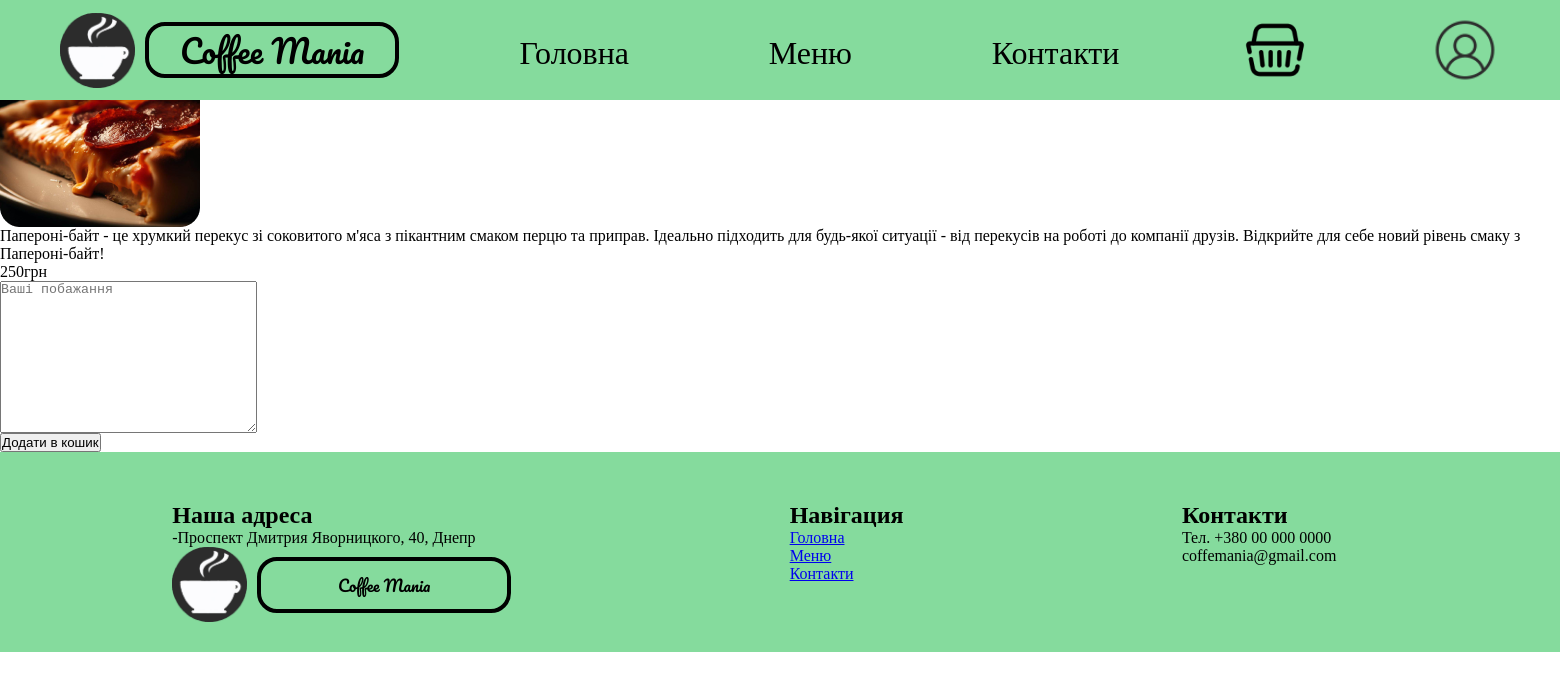
/menu/1, run on an earlier commit of the app's database.
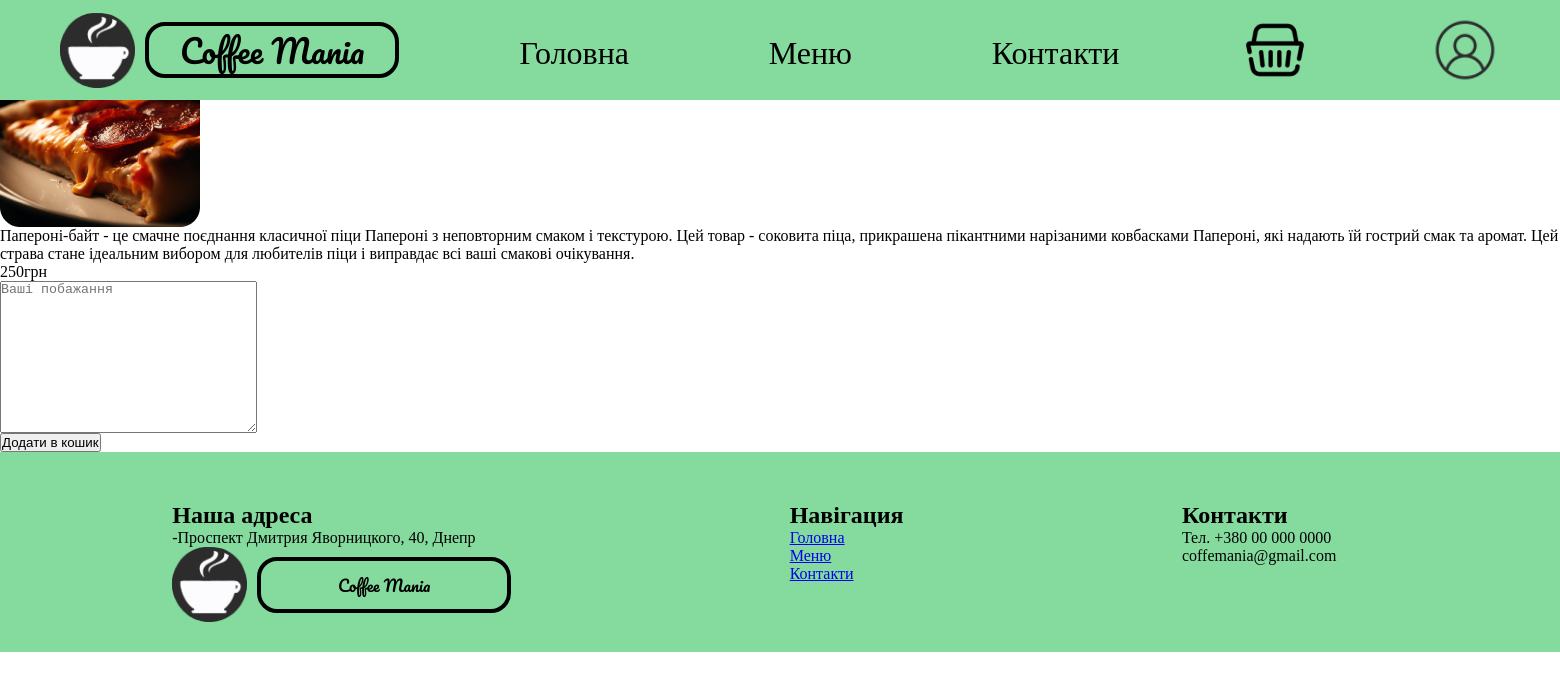
And on a later commit of the database.
### shop/models.py (models this page shows, shortened)
class Product(models.Model):
    name = models.CharField(max_length=255)
    image = models.ImageField(upload_to= "products")
    description = models.TextField()
    price = models.CharField(max_length=255)
    def get_absolute_url(self):
        return reverse('product', kwargs = {'product_pk': self.pk})

### shop/views.py (the view, shortened to what this page needs)
# urls.py: path('menu/<product_pk>', show_product, name = 'product'),
def show_product(request, product_pk):
    product = get_object_or_404(Product, pk=product_pk)
    return render(request, 'product/product.html', context={'product': product})

### shop/templates/product/product.html (shortened to what this page needs)
{% extends 'base/base.html' %}
{% block content %}
<div id="content">
    <div class="product-row">
        <h2>{{ product.name }}</h2>
        <img src="{{ product.image.url }}" alt="{{ product.name }}">
        <p class="product-description">{{ product.description }}</p>
        <p class="product-price">{{ product.price }}грн</p>
        <form method="post" id="basket_form">
            <p><textarea name="user-note" cols="30" rows="10" placeholder="Ваші побажання" required></textarea></p>
            <p><button class="add-product-button">Додати в кошик</button></p>
        </form>
    </div>
</div>
{% endblock %}

What changed in the data, as far as the page shows it:
changed Product: description "Папероні-байт - це хрумкий перекус зі соковитого м'яса з пікантним смаком перцю та приправ. Ідеально підходить для будь-якої ситуації - від перекусів на роботі до компанії друзів. Відкрийте для себе новий рівень смаку з Папероні-байт!" → "Папероні-байт - це смачне поєднання класичної піци Папероні з неповторним смаком і текстурою. Цей товар - соковита піца, прикрашена пікантними нарізаними ковбасками Папероні, які надають їй гострий смак та аромат. Цей страва стане ідеальним вибором для любителів піци і виправдає всі ваші смакові очікування."
